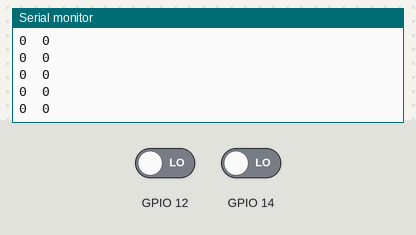
A sketch run on a simulated ESP8266 (NodeMCU). On the bench: the last lines printed to the serial monitor. The test bench sets the inputs (shaded band); at power-on: GPIO 12 LOW, GPIO 14 LOW.

Above: at 1.2 s.
1.3 s: GPIO 12 driven HIGH
At 1.32 s:
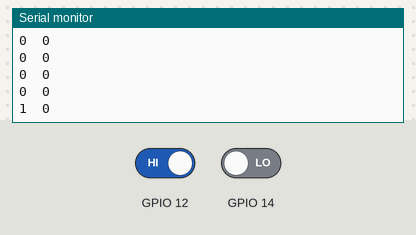
2.8 s: GPIO 14 driven HIGH
At 2.82 s:
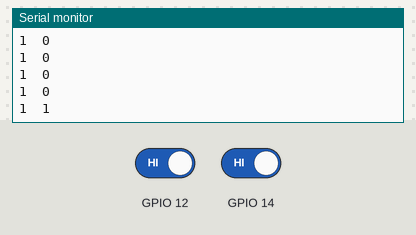
4.3 s: GPIO 12 driven LOW
At 4.32 s:
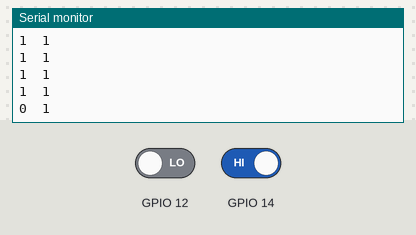

Measured:
- after the input at 1.3 s, the serial monitor: prints a new line at once (image 1)
- after the input at 2.8 s, the serial monitor: prints a new line at once (image 2)
- after the input at 4.3 s, the serial monitor: prints a new line at once (image 3)

The sketch:

sketch_jun24a.ino
```cpp
#include <ESP8266WiFi.h>


void setup() {
  Serial.begin(115200);
  pinMode(14,INPUT);
  pinMode(12,INPUT);
  // put your setup code here, to run once:
  Serial.println("Setup Finished");

}

void loop() {
  // put your main code here, to run repeatedly:
  Serial.print(digitalRead(12));
  Serial.print("\t");
  Serial.print(digitalRead(14));
  Serial.println();
  delay(50);

}
```
